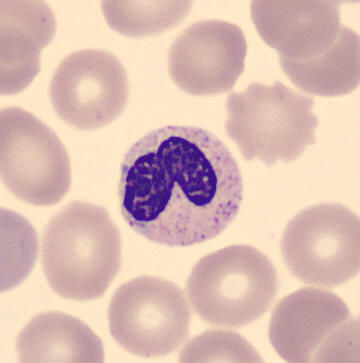
#> input picture preprocessing/neutrophil.jpg, 360 x 363 px
$ jupyter execute preprocessing.ipynb
#> lines starting #> are read from the running program, lines starting #| are printed output that depends on the picture; after the words box and inside, x2 and y2 are one past the last pixel; in counts of white or black regions, pixels touching at a corner belong together
[cell 1]
import numpy as np
import matplotlib.pyplot as plt
import cv2

# [7 lines of commented-out code are left out]
image = cv2.imread("neutrophil.jpg")
#> image is the input picture: shape (363, 360, 3); mean B, G, R 180.2, 189.2, 219.7
# image = cv2.imread("platelet.jpg")

# OPTIONAL: Einfaches Cropping
img = image [80:280, 80:280]
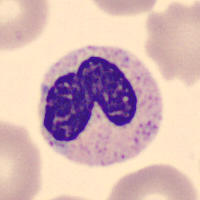
#> img: shape (200, 200, 3); mean B, G, R 180.7, 181.4, 212.6

# Konvertiere zu Grauskala Bild
gray = cv2.cvtColor(img, cv2.COLOR_BGR2GRAY)
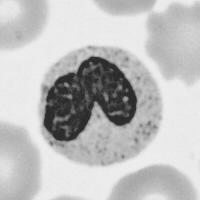
#> gray: shape (200, 200); min 31, max 240, mean 190.6

# Glätten: Median Filter
blurMedian = cv2.medianBlur(gray, 5)

# Glätten: Gaussfilter
blurGauss = cv2.GaussianBlur(gray, (9, 9), 0)
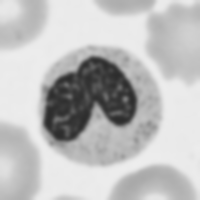
#> blurGauss: shape (200, 200); min 45, max 237, mean 190.7

# Histogramm Anpassung
histoNorm = cv2.equalizeHist(gray)
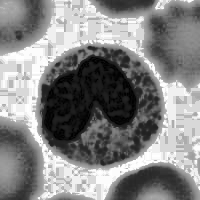
#> histoNorm: shape (200, 200); min 0, max 255, mean 132.1

# CLAHE Objekt erstellen (Contrast Limited Adaptive Histogram Equalization)
clahe = cv2.createCLAHE(clipLimit = 2.0, tileGridSize=(8, 8))
claheNorm = clahe.apply(gray)
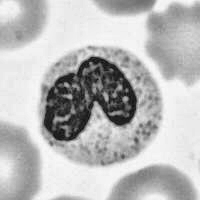
#> claheNorm: shape (200, 200); min 16, max 249, mean 186.4

# Kontraststreckung
# Funktion mappt jeden Intensitätsgrad zum Ausgangs intensitätsgrad
def pixelVal(pix, r1, s1, r2, s2):
	if 0 <= pix and pix <= r1:
		return (s1 / r1) * pix
	elif r1 < pix and pix <= r2:
		return ((s2 - s1) / (r2 - r1)) * (pix - r1) + s1
	else:
		return ((255 - s2) / (255 - r2)) * (pix - r2) + s2

# Parameter definieren

r1 = 70
s1 = 0
r2 = 200
s2 = 255

# Vektorisieren: Funktion auf jeden Wert im Numpy array anwenden
pixelVal_vec = np.vectorize(pixelVal)

# Konstrast streckung anwenden
contrast_stretched = pixelVal_vec(gray, r1, s1, r2, s2)
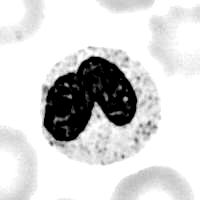
#> contrast_stretched: shape (200, 200) float64; min 0, max 255, mean 212
contrast_stretched_blurMedian = pixelVal_vec(blurMedian, r1, s1, r2, s2)
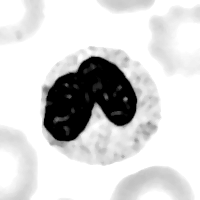
#> contrast_stretched_blurMedian: shape (200, 200) float64; min 0, max 255, mean 211.8
plt.imshow(contrast_stretched_blurMedian)
plt.show()


# Kantendetektierung mit "canny edge detector"
edge = cv2.Canny(gray, 100, 200)
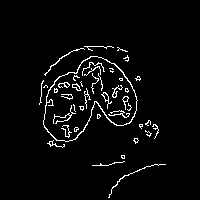
#> edge: shape (200, 200); 3.8% white in thin lines or dots, all inside (x1, y1, x2, y2) = (39, 46, 166, 198)

edgeGauss = cv2.Canny(blurGauss, 100, 200)
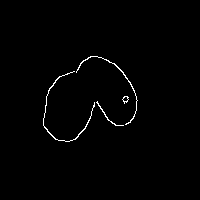
#> edgeGauss: shape (200, 200); 0.99% white in thin lines or dots, all inside (x1, y1, x2, y2) = (43, 56, 138, 142)

edgeMedian = cv2.Canny(blurMedian, 100, 200)
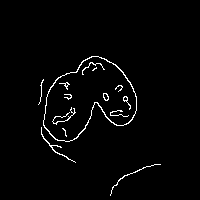
#> edgeMedian: shape (200, 200); 2.1% white in thin lines or dots, all inside (x1, y1, x2, y2) = (38, 56, 161, 196)


# Bilder anzeigen
titles = ['Original img','Gray','Blur Median','Blur Gauss','Hist Eq','ContrastLimitedAdaptiveHistogramEqualization','Contrast stretched','Contrast stretched BlurMedian','Canny edge detector','Canny Blur Gauss','Canny Blur Median']
images = [image,gray,blurMedian,blurGauss, histoNorm,claheNorm ,contrast_stretched,contrast_stretched_blurMedian,edge,edgeGauss,edgeMedian ]
for i in range(len(titles)):
    plt.subplot(4,3, i+1),plt.imshow(images[i])
    plt.title(titles[i], fontsize=6)
    plt.xticks([]),plt.yticks([])

plt.show()
#> figure, not shown here; B, G, R data is drawn as R, G, B

## CannyBlurG scheint das Ziel am besten herauszustellen - ABER: Ist es auch das Beste zum Trainieren der Modelle???
plt.imshow(edgeGauss)
plt.show()

$ run again, with preprocessing/basophil.jpg copied over preprocessing/neutrophil.jpg
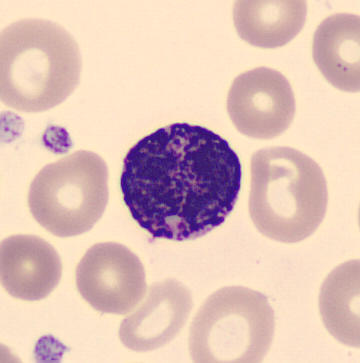
#> input picture preprocessing/basophil.jpg, 360 x 363 px
#> image is the input picture: shape (363, 360, 3); mean B, G, R 184.6, 194.2, 223.7
#> `edge = cv2.Canny(gray, 100, 200)`:
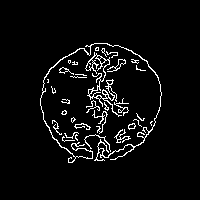
#> edge: shape (200, 200); 4.8% white in thin lines or dots, all inside (x1, y1, x2, y2) = (40, 43, 162, 163)
#> edgeGauss: shape (200, 200); 1.4% white in thin lines or dots, all inside (x1, y1, x2, y2) = (40, 43, 162, 161)
#> `edgeMedian = cv2.Canny(blurMedian, 100, 200)`:
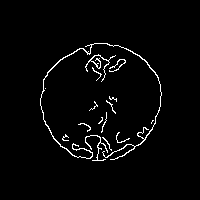
#> edgeMedian: shape (200, 200); 2.6% white in thin lines or dots, all inside (x1, y1, x2, y2) = (40, 43, 162, 161)

$ run again, with preprocessing/eosinophil.jpg copied over preprocessing/neutrophil.jpg
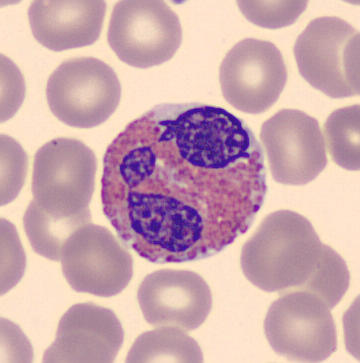
#> input picture preprocessing/eosinophil.jpg, 360 x 363 px
#> image is the input picture: shape (363, 360, 3); mean B, G, R 174.7, 169.4, 204.7
#> edge: shape (200, 200); 10.6% white in thin lines or dots
#> edgeGauss: shape (200, 200); 2.9% white in thin lines or dots, all inside (x1, y1, x2, y2) = (21, 25, 187, 183)
#> `edgeMedian = cv2.Canny(blurMedian, 100, 200)`:
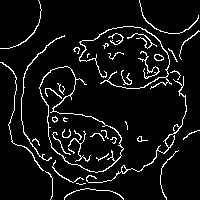
#> edgeMedian: shape (200, 200); 7% white in thin lines or dots
